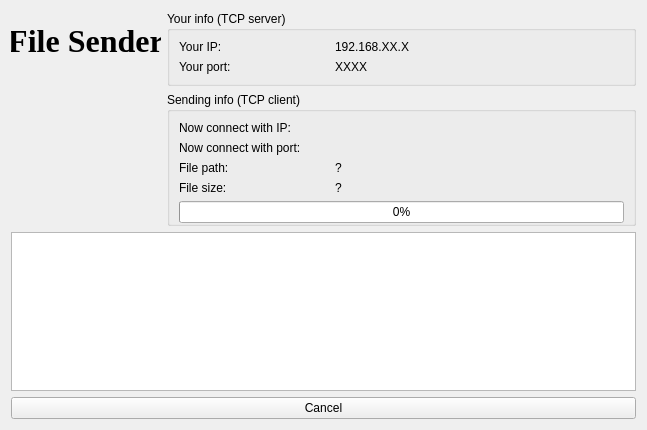
<?xml version="1.0" encoding="UTF-8"?>
<ui version="4.0">
 <class>TcpServer</class>
 <widget class="QWidget" name="TcpServer">
  <property name="geometry">
   <rect>
    <x>0</x>
    <y>0</y>
    <width>647</width>
    <height>430</height>
   </rect>
  </property>
  <property name="windowTitle">
   <string>Form</string>
  </property>
  <layout class="QVBoxLayout" name="verticalLayout_2">
   <item>
    <widget class="QWidget" name="widget_3" native="true">
     <layout class="QHBoxLayout" name="horizontalLayout">
      <property name="leftMargin">
       <number>0</number>
      </property>
      <property name="topMargin">
       <number>0</number>
      </property>
      <property name="rightMargin">
       <number>0</number>
      </property>
      <property name="bottomMargin">
       <number>0</number>
      </property>
      <item>
       <widget class="QWidget" name="widget_4" native="true">
        <property name="maximumSize">
         <size>
          <width>150</width>
          <height>16777215</height>
         </size>
        </property>
        <layout class="QVBoxLayout" name="verticalLayout_3">
         <property name="leftMargin">
          <number>0</number>
         </property>
         <property name="topMargin">
          <number>0</number>
         </property>
         <property name="rightMargin">
          <number>0</number>
         </property>
         <property name="bottomMargin">
          <number>0</number>
         </property>
         <item>
          <widget class="QLabel" name="label">
           <property name="font">
            <font>
             <family>Times New Roman</family>
             <pointsize>24</pointsize>
             <italic>false</italic>
             <bold>true</bold>
            </font>
           </property>
           <property name="text">
            <string>File Sender</string>
           </property>
           <property name="alignment">
            <set>Qt::AlignCenter</set>
           </property>
          </widget>
         </item>
         <item>
          <widget class="QLabel" name="labelPic">
           <property name="minimumSize">
            <size>
             <width>150</width>
             <height>150</height>
            </size>
           </property>
           <property name="maximumSize">
            <size>
             <width>150</width>
             <height>150</height>
            </size>
           </property>
           <property name="text">
            <string/>
           </property>
           <property name="pixmap">
            <pixmap resource="resource.qrc">:/icon/icons/file-send.png</pixmap>
           </property>
           <property name="scaledContents">
            <bool>true</bool>
           </property>
          </widget>
         </item>
        </layout>
       </widget>
      </item>
      <item>
       <widget class="QWidget" name="widget_2" native="true">
        <layout class="QVBoxLayout" name="verticalLayout">
         <property name="leftMargin">
          <number>0</number>
         </property>
         <property name="topMargin">
          <number>0</number>
         </property>
         <property name="rightMargin">
          <number>0</number>
         </property>
         <property name="bottomMargin">
          <number>0</number>
         </property>
         <item>
          <widget class="QGroupBox" name="groupBox">
           <property name="title">
            <string>Your info (TCP server)</string>
           </property>
           <layout class="QGridLayout" name="gridLayout">
            <item row="0" column="1">
             <widget class="QLabel" name="lbServerIP">
              <property name="text">
               <string>192.168.XX.X</string>
              </property>
             </widget>
            </item>
            <item row="0" column="0">
             <widget class="QLabel" name="label_2">
              <property name="text">
               <string>Your IP:</string>
              </property>
             </widget>
            </item>
            <item row="1" column="1">
             <widget class="QLabel" name="lbServerPort">
              <property name="text">
               <string>XXXX</string>
              </property>
             </widget>
            </item>
            <item row="1" column="0">
             <widget class="QLabel" name="label_4">
              <property name="maximumSize">
               <size>
                <width>150</width>
                <height>16777215</height>
               </size>
              </property>
              <property name="text">
               <string>Your port:</string>
              </property>
             </widget>
            </item>
           </layout>
          </widget>
         </item>
         <item>
          <widget class="QGroupBox" name="groupBox_2">
           <property name="title">
            <string>Sending info (TCP client)</string>
           </property>
           <layout class="QGridLayout" name="gridLayout_2">
            <property name="bottomMargin">
             <number>0</number>
            </property>
            <item row="0" column="0">
             <widget class="QLabel" name="label_8">
              <property name="text">
               <string>Now connect with IP:</string>
              </property>
             </widget>
            </item>
            <item row="0" column="1">
             <widget class="QLabel" name="lbClientIP">
              <property name="text">
               <string/>
              </property>
             </widget>
            </item>
            <item row="3" column="0">
             <widget class="QLabel" name="label_12">
              <property name="text">
               <string>File size:</string>
              </property>
             </widget>
            </item>
            <item row="3" column="1">
             <widget class="QLabel" name="lbFileSize">
              <property name="text">
               <string>?</string>
              </property>
             </widget>
            </item>
            <item row="1" column="0">
             <widget class="QLabel" name="label_7">
              <property name="maximumSize">
               <size>
                <width>150</width>
                <height>16777215</height>
               </size>
              </property>
              <property name="text">
               <string>Now connect with port:</string>
              </property>
             </widget>
            </item>
            <item row="1" column="1">
             <widget class="QLabel" name="lbClientPort">
              <property name="text">
               <string/>
              </property>
             </widget>
            </item>
            <item row="2" column="0">
             <widget class="QLabel" name="label_10">
              <property name="text">
               <string>File path:</string>
              </property>
             </widget>
            </item>
            <item row="2" column="1">
             <widget class="QLabel" name="lbFilePath">
              <property name="maximumSize">
               <size>
                <width>400</width>
                <height>16777215</height>
               </size>
              </property>
              <property name="text">
               <string>?</string>
              </property>
             </widget>
            </item>
            <item row="4" column="0" colspan="2">
             <widget class="QProgressBar" name="progressBar">
              <property name="value">
               <number>0</number>
              </property>
             </widget>
            </item>
           </layout>
          </widget>
         </item>
        </layout>
       </widget>
      </item>
     </layout>
    </widget>
   </item>
   <item>
    <widget class="QTextBrowser" name="textBrowser"/>
   </item>
   <item>
    <widget class="QWidget" name="widget" native="true">
     <layout class="QHBoxLayout" name="horizontalLayout_2">
      <property name="leftMargin">
       <number>0</number>
      </property>
      <property name="topMargin">
       <number>0</number>
      </property>
      <property name="rightMargin">
       <number>0</number>
      </property>
      <property name="bottomMargin">
       <number>0</number>
      </property>
      <item>
       <widget class="QPushButton" name="btnCancel">
        <property name="text">
         <string>Cancel</string>
        </property>
       </widget>
      </item>
     </layout>
    </widget>
   </item>
  </layout>
 </widget>
 <resources>
  <include location="resource.qrc"/>
 </resources>
 <connections/>
</ui>
